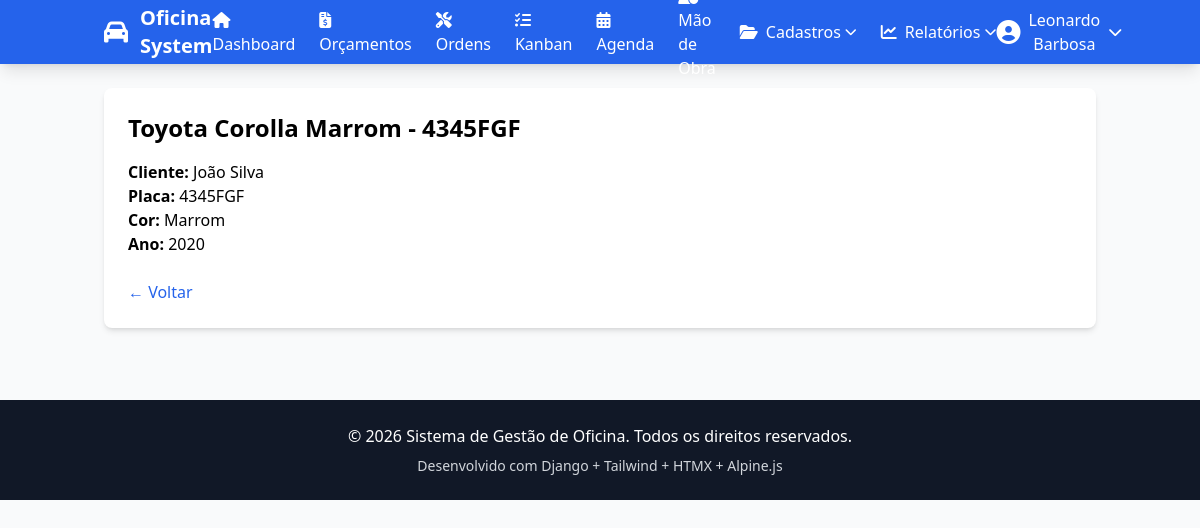
Page /veiculos/2/ (signed in) on the committed database.
### apps/dashboard/models.py (models this page shows, shortened)
class ConfiguracaoSistema(models.Model):
    nome_empresa = models.CharField('Nome da empresa', max_length=120, blank=True)
    endereco = models.CharField('Endereço', max_length=255, blank=True)
    telefone = models.CharField('Telefone', max_length=40, blank=True)
    email = models.EmailField('E-mail', blank=True)
    cnpj = models.CharField('CNPJ', max_length=30, blank=True)
    site = models.CharField('Site', max_length=120, blank=True)
    logo = models.ImageField('Logomarca', upload_to='sistema/', null=True, blank=True)
    cor_primaria = models.CharField('Cor primária (hex)', max_length=7, default='#2563EB')
    cor_rodape = models.CharField('Cor do rodapé (hex)', max_length=7, default='#111827')
    texto_rodape = models.CharField('Texto do rodapé', max_length=200, blank=True)
    atualizado_em = models.DateTimeField('Atualizado em', auto_now=True)
    class Meta:
        verbose_name = 'Configuração do Sistema'
        verbose_name_plural = 'Configurações do Sistema'

### apps/funcionarios/models.py (models this page shows, shortened)
class Funcionario(AbstractUser):
    PERFIL_CHOICES = [
        ('operacional', 'Operacional'),
        ('supervisor', 'Supervisor'),
        ('gerente', 'Gerente'),
        ('admin', 'Administrador'),
        ('orcamentista', 'Orçamentista'),
        ('financeiro', 'Financeiro'),
    ]
    telefone = models.CharField('Telefone', max_length=20, blank=True)
    cpf = models.CharField('CPF', max_length=14, unique=True, null=True, blank=True)
    data_admissao = models.DateField('Data de Admissão', null=True, blank=True)
    data_demissao = models.DateField('Data de Demissão', null=True, blank=True)
    perfil = models.CharField(
        'Perfil',
        max_length=20,
        choices=PERFIL_CHOICES,
        default='operacional'
    )
    percentual_comissao_padrao = models.DecimalField(
        'Percentual de Comissão Padrão (%)',
        max_digits=5,
        decimal_places=2,
        default=10.00,
        help_text='Percentual padrão usado quando a etapa não define um percentual específico'
    )
    ativo = models.BooleanField('Ativo', default=True)
    foto = models.ImageField('Foto', upload_to='funcionarios/fotos/', null=True, blank=True)
    criado_em = models.DateTimeField('Criado em', auto_now_add=True)
    atualizado_em = models.DateTimeField('Atualizado em', auto_now=True)
    class Meta:
        verbose_name = 'Funcionário'
        verbose_name_plural = 'Funcionários'
        ordering = ['first_name', 'last_name']

### apps/veiculos/models.py (models this page shows, shortened)
class Veiculo(models.Model):
    cliente = models.ForeignKey(
        'clientes.Cliente',
        on_delete=models.PROTECT,
        related_name='veiculos',
        verbose_name='Cliente'
    )
    modelo_veiculo = models.ForeignKey(
        'veiculos.ModeloVeiculo',
        on_delete=models.PROTECT,
        related_name='veiculos',
        verbose_name='Modelo',
        null=True,
        blank=True
    )
    marca = models.CharField('Marca (legado)', max_length=50, blank=True)
    modelo = models.CharField('Modelo (legado)', max_length=50, blank=True)
    cor_veiculo = models.ForeignKey(
        'veiculos.CorVeiculo',
        on_delete=models.PROTECT,
        related_name='veiculos',
        verbose_name='Cor',
        null=True,
        blank=True
    )
    cor = models.CharField('Cor (legado)', max_length=30, blank=True)
    placa = models.CharField(
        'Placa',
        max_length=7,
        unique=True,
        validators=[
            MinLengthValidator(7),
            RegexValidator(
                regex=r'^[A-Z0-9]{7}$',
                message="A placa deve ter exatamente 7 caracteres alfanuméricos."
            )
        ]
    )
    ano_fabricacao = models.IntegerField('Ano de Fabricação', null=True, blank=True)
    ano_modelo = models.IntegerField('Ano do Modelo', null=True, blank=True)
    chassi = models.CharField('Chassi', max_length=50, unique=True, null=True, blank=True)
    renavam = models.CharField('Renavam', max_length=20, blank=True)
    km_atual = models.IntegerField('KM Atual', null=True, blank=True)
    foto_principal = models.ImageField(
        'Foto Principal',
        upload_to='veiculos/fotos/',
        null=True,
        blank=True,
        help_text='Foto principal do veículo (frente, lateral, etc.)'
    )
    foto_2 = models.ImageField('Foto 2', upload_to='veiculos/fotos/', null=True, blank=True)
    foto_3 = models.ImageField('Foto 3', upload_to='veiculos/fotos/', null=True, blank=True)
    foto_4 = models.ImageField('Foto 4', upload_to='veiculos/fotos/', null=True, blank=True)
    observacoes = models.TextField('Observações', blank=True)
    criado_em = models.DateTimeField('Criado em', auto_now_add=True)
    atualizado_em = models.DateTimeField('Atualizado em', auto_now=True)
    class Meta:
        verbose_name = 'Veículo'
        verbose_name_plural = 'Veículos'
        ordering = ['placa']
    @property
    def descricao_completa(self):
        if self.modelo_veiculo:
            cor_display = self.cor_veiculo.nome if self.cor_veiculo else self.cor
            return f"{self.modelo_veiculo.fabricante.nome} {self.modelo_veiculo.nome} {cor_display} - {self.placa}"
        return f"{self.marca} {self.modelo} - {self.placa}"
    @property
    def cor_display(self):
        return self.cor_veiculo.nome if self.cor_veiculo else self.cor

### apps/veiculos/models_fabricantes.py (models this page shows, shortened)
class CorVeiculo(models.Model):
    nome = models.CharField('Nome da Cor', max_length=50, unique=True)
    codigo_hex = models.CharField('Código Hex', max_length=7, blank=True, help_text='Ex: #FFFFFF')
    ativo = models.BooleanField('Ativo', default=True)
    criado_em = models.DateTimeField(auto_now_add=True)
    atualizado_em = models.DateTimeField(auto_now=True)
    class Meta:
        verbose_name = 'Cor de Veículo'
        verbose_name_plural = 'Cores de Veículos'
        ordering = ['nome']

class ModeloVeiculo(models.Model):
    CATEGORIA_CHOICES = [
        ('hatch', 'Hatchback'),
        ('sedan', 'Sedan'),
        ('suv', 'SUV'),
        ('pickup', 'Picape'),
        ('van', 'Van/Utilitário'),
        ('esportivo', 'Esportivo'),
        ('caminhao', 'Caminhão'),
        ('moto', 'Motocicleta'),
        ('outro', 'Outro'),
    ]
    fabricante = models.ForeignKey(
        Fabricante,
        on_delete=models.PROTECT,
        related_name='modelos',
        verbose_name='Fabricante'
    )
    nome = models.CharField('Nome do Modelo', max_length=100)
    categoria = models.CharField(
        'Categoria',
        max_length=20,
        choices=CATEGORIA_CHOICES,
        default='sedan'
    )
    ativo = models.BooleanField('Ativo', default=True)
    criado_em = models.DateTimeField(auto_now_add=True)
    atualizado_em = models.DateTimeField(auto_now=True)
    class Meta:
        verbose_name = 'Modelo de Veículo'
        verbose_name_plural = 'Modelos de Veículos'
        ordering = ['fabricante__nome', 'nome']
        unique_together = ['fabricante', 'nome']

class Fabricante(models.Model):
    nome = models.CharField('Nome', max_length=100, unique=True)
    pais_origem = models.CharField('País de Origem', max_length=50, blank=True)
    ativo = models.BooleanField('Ativo', default=True)
    criado_em = models.DateTimeField(auto_now_add=True)
    atualizado_em = models.DateTimeField(auto_now=True)
    class Meta:
        verbose_name = 'Fabricante'
        verbose_name_plural = 'Fabricantes'
        ordering = ['nome']

### apps/clientes/models.py (models this page shows, shortened)
class Cliente(models.Model):
    TIPO_CHOICES = [
        ('fisica', 'Pessoa Física'),
        ('juridica', 'Pessoa Jurídica'),
    ]
    CATEGORIA_CHOICES = [
        ('cliente', 'Cliente'),
        ('fornecedor', 'Fornecedor'),
        ('ambos', 'Ambos'),
    ]
    tipo = models.CharField('Tipo', max_length=10, choices=TIPO_CHOICES, default='fisica')
    categoria = models.CharField('Categoria', max_length=15, choices=CATEGORIA_CHOICES, default='cliente')
    nome = models.CharField('Nome', max_length=200)
    cpf_cnpj = models.CharField('CPF/CNPJ', max_length=18, unique=True, null=True, blank=True)
    rg_ie = models.CharField('RG/IE', max_length=20, blank=True)
    telefone = models.CharField('Telefone', max_length=20)
    email = models.EmailField('E-mail', blank=True)
    cep = models.CharField('CEP', max_length=10, blank=True)
    endereco = models.CharField('Endereço', max_length=200, blank=True)
    numero = models.CharField('Número', max_length=10, blank=True)
    complemento = models.CharField('Complemento', max_length=100, blank=True)
    bairro = models.CharField('Bairro', max_length=100, blank=True)
    cidade = models.CharField('Cidade', max_length=100, blank=True)
    estado = models.CharField('Estado', max_length=2, blank=True)
    observacoes = models.TextField('Observações', blank=True)
    ativo = models.BooleanField('Ativo', default=True)
    atividade_fornecedor = models.CharField(
        'Atividade do Fornecedor',
        max_length=150,
        blank=True,
        help_text='Ex: Mecânica, Ar Condicionado, Material de Pintura'
    )
    criado_em = models.DateTimeField('Criado em', auto_now_add=True)
    atualizado_em = models.DateTimeField('Atualizado em', auto_now=True)
    class Meta:
        verbose_name = 'Cliente'
        verbose_name_plural = 'Clientes'
        ordering = ['nome']

### apps/veiculos/views_crud.py (the view)
@login_required
def veiculo_detail(request, pk):
    veiculo = get_object_or_404(Veiculo.objects.select_related('cliente', 'modelo_veiculo__fabricante'), pk=pk)
    context = {'veiculo': veiculo}
    return render(request, 'veiculos/veiculo_detail.html', context)

### apps/dashboard/context_processors.py (called while the page is built)
def sistema_config(request):
    return {
        'sistema_config': ConfiguracaoSistema.objects.first()
    }

### templates/veiculos/veiculo_detail.html (shortened to what this page needs)
{% extends 'base.html' %}
{% block content %}
<div class="bg-white rounded-lg shadow-md p-6">
    <h1 class="text-2xl font-bold mb-4">{{ veiculo.descricao_completa }}</h1>
    <p><strong>Cliente:</strong> {{ veiculo.cliente.nome }}</p>
    <p><strong>Placa:</strong> {{ veiculo.placa }}</p>
    <p><strong>Cor:</strong> {{ veiculo.cor_display }}</p>
    <p><strong>Ano:</strong> {{ veiculo.ano_modelo }}</p>
    <div class="mt-6">
        <a href="{% url 'veiculos:list' %}" class="text-blue-600">← Voltar</a>
    </div>
</div>
{% endblock %}

### templates/base.html (shortened to what this page needs)
<!DOCTYPE html>
<html lang="pt-BR">
<head>
    <script src="https://cdn.tailwindcss.com"></script>
    <link rel="stylesheet" href="https://cdnjs.cloudflare.com/ajax/libs/font-awesome/6.5.1/css/all.min.css">
</head>
<body class="bg-gray-50">
    <nav class="text-white shadow-lg" style="background-color: {{ sistema_config.cor_primaria|default:'#2563EB' }};">
        <div class="container mx-auto px-4">
            <div class="flex items-center justify-between h-16">
                <div class="flex items-center space-x-3">
                    {% if sistema_config and sistema_config.logo %}
                      <img src="{{ sistema_config.logo.url }}" alt="Logo" class="h-9 w-9 rounded bg-white/90 object-contain">
                    {% else %}
                      <i class="fas fa-car text-2xl"></i>
                    {% endif %}
                    <span class="text-xl font-bold">{{ sistema_config.nome_empresa|default:"Oficina System" }}</span>
                </div>
                <div class="hidden md:flex items-center space-x-6">
                  {% if user.is_superuser or user.perfil == 'admin' or user.perfil == 'gerente' or user.perfil == 'supervisor' %}
                  <a href="{% url 'dashboard:index' %}" class="hover:text-blue-200">
                      <i class="fas fa-home mr-2"></i>Dashboard
                  </a>
                  <a href="{% url 'orcamentos:list' %}" class="hover:text-blue-200">
                      <i class="fas fa-file-invoice-dollar mr-2"></i>Orçamentos
                  </a>
                  <a href="{% url 'ordens:list' %}" class="hover:text-blue-200">
                      <i class="fas fa-tools mr-2"></i>Ordens
                  </a>
                  <a href="{% url 'kanban:producao' %}" class="hover:text-blue-200">
                      <i class="fas fa-tasks mr-2"></i>Kanban
                  </a>
                  <a href="{% url 'kanban:agenda' %}" class="hover:text-blue-200">
                      <i class="fas fa-calendar-alt mr-2"></i>Agenda
                  </a>
                  <a href="{% url 'kanban:agenda_mao_obra' %}" class="hover:text-blue-200">
                      Mão de Obra
                  </a>
                  <div x-data="{ open: false }" class="relative">
                      <button @click="open = !open" class="flex items-center hover:text-blue-200">
                          <i class="fas fa-folder-open mr-2"></i>Cadastros
                          <i class="fas fa-chevron-down ml-1 text-xs"></i>
                      </button>
                  </div>
                  <div x-data="{ open: false }" class="relative">
                      <button @click="open = !open" class="flex items-center hover:text-blue-200">
                          <i class="fas fa-chart-line mr-2"></i>Relatórios
                          <i class="fas fa-chevron-down ml-1 text-xs"></i>
                      </button>
                  </div>
                  {% endif %}
                </div>
                <div x-data="{ open: false }" class="relative">
                    <button @click="open = !open" class="flex items-center space-x-2 hover:text-blue-200">
                        <i class="fas fa-user-circle text-2xl"></i>
                        <span>{{ user.get_full_name|default:user.username }}</span>
                        <i class="fas fa-chevron-down text-sm"></i>
                    </button>
                </div>
            </div>
        </div>
    </nav>
    <main class="{% block main_class %}container mx-auto px-4 py-6{% endblock %}">
        {% block content %}{% endblock %}
    </main>
    <footer class="text-white mt-12" style="background-color: {{ sistema_config.cor_rodape|default:'#111827' }};">
        <div class="container mx-auto px-4 py-6">
            <div class="text-center">
                <p>&copy; 2026 {{ sistema_config.nome_empresa|default:"Sistema de Gestão de Oficina" }}. Todos os direitos reservados.</p>
                <p class="text-sm text-gray-300 mt-2">
                  {{ sistema_config.texto_rodape|default:"Desenvolvido com Django + Tailwind + HTMX + Alpine.js" }}
                </p>
            </div>
        </div>
    </footer>
</body>
</html>

### rows in the picture
ConfiguracaoSistema: nome_empresa "Oficina System", nome_empresa "Sistema de Gestão de Oficina", texto_rodape "Desenvolvido com Django + Tailwind + HTMX + Alpine.js"
Funcionario: get_full_name "Leonardo Barbosa"
Veiculo: descricao_completa "Toyota Corolla Marrom - 4345FGF", cliente.nome "João Silva", placa "4345FGF", cor_display "Marrom", ano_modelo "2020"
